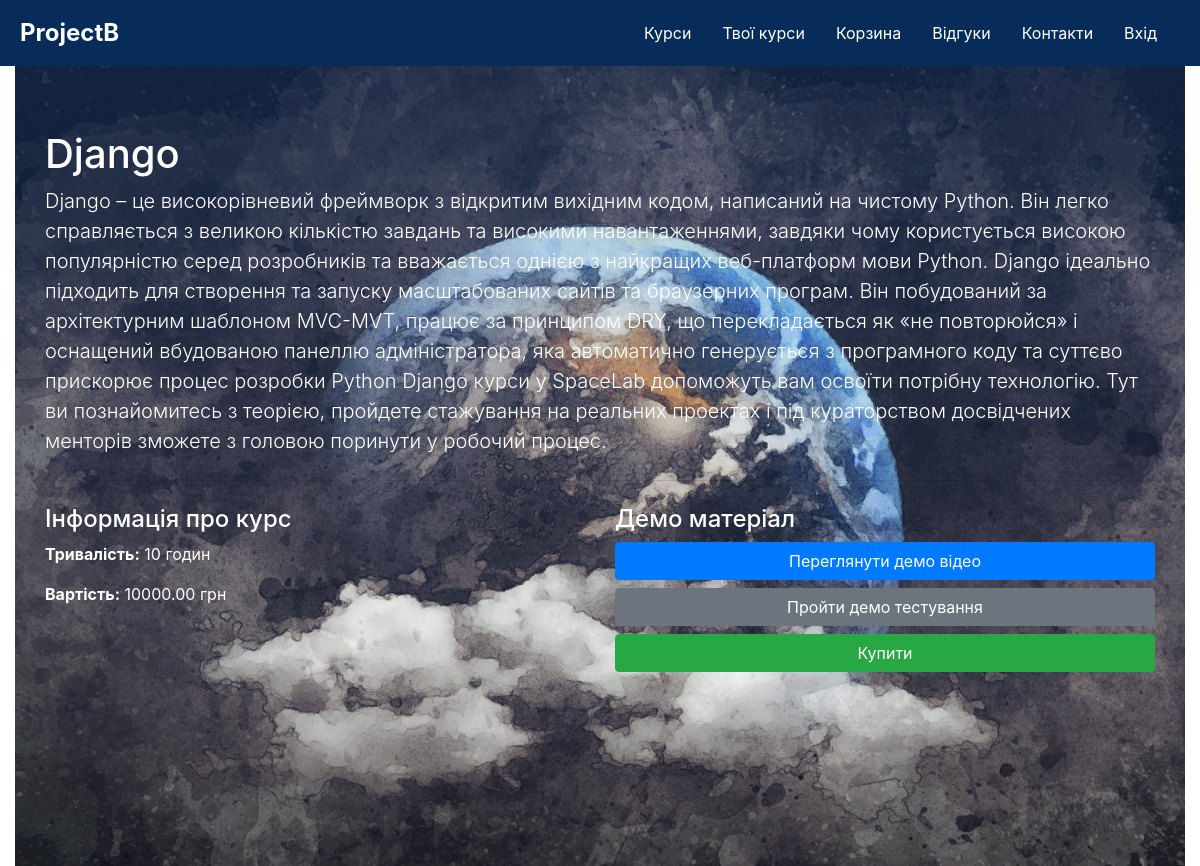
The page /courses/1/ on the database its author committed.
### courses/models.py (models this page shows, shortened)
class Product(models.Model):
    title = models.CharField(max_length=200)
    description = models.TextField()
    price = models.DecimalField(max_digits=10, decimal_places=2, default=0)
    class Meta:
        abstract = True  # Встановлює, що це абстрактна модель, і вона не буде створена як окрема таблиця в базі даних.

class Course(Product):
    teacher = models.ForeignKey(
        User,
        limit_choices_to={'groups__name': 'Teachers'},
        on_delete=models.SET_NULL,
        null=True,
        blank=True
    )
    duration = models.PositiveIntegerField()

### courses/views.py (the view)
# urls.py: path('courses/<int:pk>/', views.course_detail, name='course_detail'),
def course_detail(request, pk):
    course = get_object_or_404(Course, pk=pk)
    lessons = Video.objects.filter(course=course)
    tests = Test.objects.filter(course=course)
    return render(request, 'courses/course_detail.html', {
        'course': course,
        'lessons': lessons,
        'tests': tests,
    })

### courses/templates/courses/course_detail.html (shortened to what this page needs)
{% extends 'base.html' %}
{% load static %}
{% block content %}
    <div class="course-detail-container">
        <div class="container my-4">
            <h1>{{ course.title }}</h1>
            <p class="lead">{{ course.description }}</p>
            <hr class="my-4">
            <div class="row">
                <div class="col-md-6">
                    <h4>Інформація про курс</h4>
                    <p><strong>Тривалість:</strong> {{ course.duration }} годин</p>
                    <p><strong>Вартість:</strong> {{ course.price }} грн</p>
                </div>
                <div class="col-md-6">
                    <h4>Демо матеріал</h4>
                    <a href="{% url 'course_videos' course.id %}" class="btn btn-primary btn-block mb-2">Переглянути демо відео</a>
                    <a href="{% url 'demo_testing' course.id %}" class="btn btn-secondary btn-block">Пройти демо тестування</a>
                    <a href="{% url 'add_to_cart' course.id %}" class="btn btn-success btn-block">Купити</a>
                </div>
            </div>
        </div>
    </div>
{% endblock %}

### static/css/styles.css (style rules this page uses)
html, body { overflow-x: hidden; margin: 0; padding: 0; width: 100%; height: 100%; overflow-x: hidden; }
.course-detail-container { background-image: url('../images/contacts.jpg'); background-size: cover; background-position: center; background-repeat: no-repeat; width: 100%; min-height: 100vh; padding: 40px 0; box-sizing: border-box; color: #ffffff; }

### rows shown on the page
Course: title "Django", description "Django – це високорівневий фреймворк з відкритим вихідним кодом, написаний на чистому Python. Він легко справляється з великою кількістю завдань та високими навантаженнями, завдяки чому користується високою популярністю серед розробників та вважається однією з найкращих веб-платформ мови Python. Django ідеально підходить для створення та запуску масштабованих сайтів та браузерних програм. Він побудований за архітектурним шаблоном MVC-MVT, працює за принципом DRY, що перекладається як «не повторюйся» і оснащений вбудованою панеллю адміністратора, яка автоматично генерується з програмного коду та суттєво прискорює процес розробки Python Django курси у SpaceLab допоможуть вам освоїти потрібну…", duration "10", price "10000.00"
